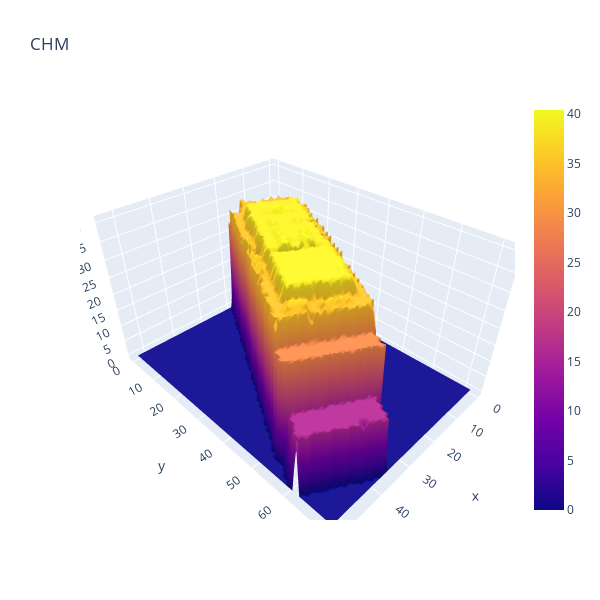

Source (notebook cell):
### Code cell
import plotly.graph_objects as go
from PIL import Image
import imageio
import pandas as pd
import matplotlib.pyplot as plt

image_chm = imageio.imread(r'clipped_invert.tif')
fig = go.Figure(data=[go.Surface(z=clipchm)])

fig.update_layout(title='CHM', autosize=False,
                  width=600, height=600)

fig.show()

### Figure 1 — Plotly figure (JSON) as saved in the notebook; plotly's stock layout.template omitted (floating-point values rounded to 4 significant figures; data arrays with more than 128 entries replaced by an {"elided": "..."} marker saying what was removed)
{"data": [{"type": "surface", "z": {"elided": "73x54 float values"}}], "layout": {"autosize": false, "height": 600, "title": {"text": "CHM"}, "width": 600}}
